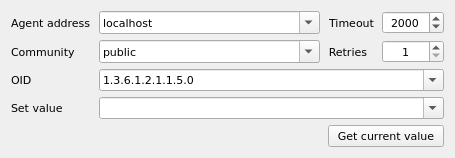
<?xml version="1.0" encoding="UTF-8"?>
<ui version="4.0">
 <class>SnmpSetWidget</class>
 <widget class="QWidget" name="SnmpSetWidget">
  <property name="geometry">
   <rect>
    <x>0</x>
    <y>0</y>
    <width>455</width>
    <height>145</height>
   </rect>
  </property>
  <property name="font">
   <font>
    <family>DejaVu Sans</family>
    <pointsize>8</pointsize>
   </font>
  </property>
  <property name="windowTitle">
   <string>Form</string>
  </property>
  <layout class="QGridLayout" name="gridLayout" rowstretch="0,0,0,0,0,0" columnstretch="0,0,0,0">
   <property name="horizontalSpacing">
    <number>8</number>
   </property>
   <item row="0" column="0">
    <widget class="QLabel" name="lblAgentAddress">
     <property name="text">
      <string>Agent address</string>
     </property>
     <property name="buddy">
      <cstring>cmbAgentAddress</cstring>
     </property>
    </widget>
   </item>
   <item row="2" column="3">
    <widget class="QSpinBox" name="spinRetries">
     <property name="sizePolicy">
      <sizepolicy hsizetype="Preferred" vsizetype="Preferred">
       <horstretch>0</horstretch>
       <verstretch>0</verstretch>
      </sizepolicy>
     </property>
     <property name="alignment">
      <set>Qt::AlignCenter</set>
     </property>
     <property name="minimum">
      <number>1</number>
     </property>
     <property name="maximum">
      <number>16</number>
     </property>
    </widget>
   </item>
   <item row="2" column="1">
    <widget class="QComboBox" name="cmbCommunity">
     <property name="sizePolicy">
      <sizepolicy hsizetype="Preferred" vsizetype="Preferred">
       <horstretch>0</horstretch>
       <verstretch>0</verstretch>
      </sizepolicy>
     </property>
     <property name="editable">
      <bool>true</bool>
     </property>
     <item>
      <property name="text">
       <string>public</string>
      </property>
     </item>
    </widget>
   </item>
   <item row="2" column="2">
    <widget class="QLabel" name="lblRetries">
     <property name="sizePolicy">
      <sizepolicy hsizetype="Preferred" vsizetype="Preferred">
       <horstretch>0</horstretch>
       <verstretch>0</verstretch>
      </sizepolicy>
     </property>
     <property name="text">
      <string>Retries  </string>
     </property>
     <property name="alignment">
      <set>Qt::AlignRight|Qt::AlignTrailing|Qt::AlignVCenter</set>
     </property>
     <property name="buddy">
      <cstring>spinRetries</cstring>
     </property>
    </widget>
   </item>
   <item row="3" column="1" colspan="3">
    <widget class="QComboBox" name="cmbOid">
     <property name="sizePolicy">
      <sizepolicy hsizetype="Preferred" vsizetype="Preferred">
       <horstretch>0</horstretch>
       <verstretch>0</verstretch>
      </sizepolicy>
     </property>
     <property name="editable">
      <bool>true</bool>
     </property>
     <item>
      <property name="text">
       <string>1.3.6.1.2.1.1.5.0</string>
      </property>
     </item>
    </widget>
   </item>
   <item row="4" column="0">
    <widget class="QLabel" name="lblSetValue">
     <property name="text">
      <string>Set value</string>
     </property>
     <property name="buddy">
      <cstring>cmbSetValue</cstring>
     </property>
    </widget>
   </item>
   <item row="4" column="1" colspan="3">
    <widget class="QComboBox" name="cmbSetValue">
     <property name="sizePolicy">
      <sizepolicy hsizetype="Preferred" vsizetype="Preferred">
       <horstretch>0</horstretch>
       <verstretch>0</verstretch>
      </sizepolicy>
     </property>
     <property name="editable">
      <bool>true</bool>
     </property>
    </widget>
   </item>
   <item row="0" column="3">
    <widget class="QSpinBox" name="spinTimeout">
     <property name="sizePolicy">
      <sizepolicy hsizetype="Preferred" vsizetype="Preferred">
       <horstretch>0</horstretch>
       <verstretch>0</verstretch>
      </sizepolicy>
     </property>
     <property name="alignment">
      <set>Qt::AlignCenter</set>
     </property>
     <property name="minimum">
      <number>1</number>
     </property>
     <property name="maximum">
      <number>60000</number>
     </property>
     <property name="value">
      <number>2000</number>
     </property>
    </widget>
   </item>
   <item row="2" column="0">
    <widget class="QLabel" name="lblCommunity">
     <property name="text">
      <string>Community</string>
     </property>
     <property name="buddy">
      <cstring>cmbCommunity</cstring>
     </property>
    </widget>
   </item>
   <item row="3" column="0">
    <widget class="QLabel" name="lblOid">
     <property name="text">
      <string>OID</string>
     </property>
     <property name="buddy">
      <cstring>cmbOid</cstring>
     </property>
    </widget>
   </item>
   <item row="0" column="2">
    <widget class="QLabel" name="lblTimeout">
     <property name="sizePolicy">
      <sizepolicy hsizetype="Preferred" vsizetype="Preferred">
       <horstretch>0</horstretch>
       <verstretch>0</verstretch>
      </sizepolicy>
     </property>
     <property name="text">
      <string>Timeout</string>
     </property>
     <property name="alignment">
      <set>Qt::AlignRight|Qt::AlignTrailing|Qt::AlignVCenter</set>
     </property>
     <property name="buddy">
      <cstring>spinTimeout</cstring>
     </property>
    </widget>
   </item>
   <item row="0" column="1">
    <widget class="QComboBox" name="cmbAgentAddress">
     <property name="sizePolicy">
      <sizepolicy hsizetype="Expanding" vsizetype="Preferred">
       <horstretch>0</horstretch>
       <verstretch>0</verstretch>
      </sizepolicy>
     </property>
     <property name="editable">
      <bool>true</bool>
     </property>
     <item>
      <property name="text">
       <string>localhost</string>
      </property>
     </item>
    </widget>
   </item>
   <item row="5" column="2" colspan="2">
    <widget class="QPushButton" name="btnGetCurrentValue">
     <property name="sizePolicy">
      <sizepolicy hsizetype="Minimum" vsizetype="Preferred">
       <horstretch>0</horstretch>
       <verstretch>0</verstretch>
      </sizepolicy>
     </property>
     <property name="text">
      <string>Get current value</string>
     </property>
    </widget>
   </item>
  </layout>
 </widget>
 <resources/>
 <connections/>
</ui>
